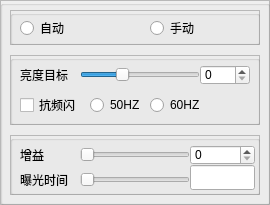
   <widget class="QFrame" name="frame_5">
    <property name="geometry">
     <rect>
      <x>830</x>
      <y>215</y>
      <width>270</width>
      <height>205</height>
     </rect>
    </property>
    <property name="frameShape">
     <enum>QFrame::StyledPanel</enum>
    </property>
    <property name="frameShadow">
     <enum>QFrame::Raised</enum>
    </property>
    <widget class="QGroupBox" name="groupBox_11">
     <property name="geometry">
      <rect>
       <x>0</x>
       <y>0</y>
       <width>270</width>
       <height>205</height>
      </rect>
     </property>
     <property name="title">
      <string/>
     </property>
     <widget class="QFrame" name="frame_exposure_mode">
      <property name="geometry">
       <rect>
        <x>10</x>
        <y>10</y>
        <width>250</width>
        <height>35</height>
       </rect>
      </property>
      <property name="frameShape">
       <enum>QFrame::StyledPanel</enum>
      </property>
      <property name="frameShadow">
       <enum>QFrame::Raised</enum>
      </property>
      <widget class="QGroupBox" name="groupBox_10">
       <property name="geometry">
        <rect>
         <x>0</x>
         <y>0</y>
         <width>250</width>
         <height>35</height>
        </rect>
       </property>
       <property name="title">
        <string/>
       </property>
       <widget class="QRadioButton" name="exposure_mode_auto">
        <property name="geometry">
         <rect>
          <x>10</x>
          <y>7</y>
          <width>109</width>
          <height>22</height>
         </rect>
        </property>
        <property name="text">
         <string>自动</string>
        </property>
       </widget>
       <widget class="QRadioButton" name="exposure_mode_manual">
        <property name="geometry">
         <rect>
          <x>140</x>
          <y>7</y>
          <width>109</width>
          <height>22</height>
         </rect>
        </property>
        <property name="text">
         <string>手动</string>
        </property>
       </widget>
      </widget>
      <zorder>groupBox_10</zorder>
      <zorder>groupBox_10</zorder>
      <zorder>groupBox_10</zorder>
     </widget>
     <widget class="QFrame" name="exposure_auto">
      <property name="geometry">
       <rect>
        <x>10</x>
        <y>55</y>
        <width>250</width>
        <height>70</height>
       </rect>
      </property>
      <property name="frameShape">
       <enum>QFrame::StyledPanel</enum>
      </property>
      <property name="frameShadow">
       <enum>QFrame::Raised</enum>
      </property>
      <widget class="QGroupBox" name="groupBox_12">
       <property name="geometry">
        <rect>
         <x>0</x>
         <y>0</y>
         <width>250</width>
         <height>70</height>
        </rect>
       </property>
       <property name="title">
        <string/>
       </property>
       <widget class="QLabel" name="label_3">
        <property name="geometry">
         <rect>
          <x>10</x>
          <y>10</y>
          <width>60</width>
          <height>20</height>
         </rect>
        </property>
        <property name="text">
         <string>亮度目标</string>
        </property>
       </widget>
       <widget class="QSlider" name="AE_horizontalSlider">
        <property name="geometry">
         <rect>
          <x>70</x>
          <y>10</y>
          <width>120</width>
          <height>20</height>
         </rect>
        </property>
        <property name="maximum">
         <number>300</number>
        </property>
        <property name="value">
         <number>99</number>
        </property>
        <property name="orientation">
         <enum>Qt::Horizontal</enum>
        </property>
       </widget>
       <widget class="QSpinBox" name="AE_spinBox">
        <property name="geometry">
         <rect>
          <x>190</x>
          <y>10</y>
          <width>50</width>
          <height>20</height>
         </rect>
        </property>
        <property name="maximum">
         <number>300</number>
        </property>
       </widget>
       <widget class="QCheckBox" name="flicker_checkBox">
        <property name="geometry">
         <rect>
          <x>10</x>
          <y>40</y>
          <width>70</width>
          <height>20</height>
         </rect>
        </property>
        <property name="text">
         <string>抗频闪</string>
        </property>
       </widget>
       <widget class="QRadioButton" name="radioButton_50HZ">
        <property name="geometry">
         <rect>
          <x>80</x>
          <y>40</y>
          <width>60</width>
          <height>20</height>
         </rect>
        </property>
        <property name="text">
         <string>50HZ</string>
        </property>
       </widget>
       <widget class="QRadioButton" name="radioButton_60HZ">
        <property name="geometry">
         <rect>
          <x>140</x>
          <y>40</y>
          <width>70</width>
          <height>20</height>
         </rect>
        </property>
        <property name="text">
         <string>60HZ</string>
        </property>
       </widget>
      </widget>
     </widget>
     <widget class="QFrame" name="exposure_manual">
      <property name="enabled">
       <bool>true</bool>
      </property>
      <property name="geometry">
       <rect>
        <x>10</x>
        <y>135</y>
        <width>250</width>
        <height>60</height>
       </rect>
      </property>
      <property name="frameShape">
       <enum>QFrame::StyledPanel</enum>
      </property>
      <property name="frameShadow">
       <enum>QFrame::Raised</enum>
      </property>
      <widget class="QGroupBox" name="groupBox_13">
       <property name="geometry">
        <rect>
         <x>0</x>
         <y>0</y>
         <width>250</width>
         <height>60</height>
        </rect>
       </property>
       <property name="title">
        <string/>
       </property>
       <widget class="QLabel" name="label_4">
        <property name="geometry">
         <rect>
          <x>10</x>
          <y>10</y>
          <width>60</width>
          <height>20</height>
         </rect>
        </property>
        <property name="text">
         <string>增益</string>
        </property>
       </widget>
       <widget class="QLabel" name="label_5">
        <property name="geometry">
         <rect>
          <x>10</x>
          <y>35</y>
          <width>60</width>
          <height>20</height>
         </rect>
        </property>
        <property name="text">
         <string>曝光时间</string>
        </property>
       </widget>
       <widget class="QSlider" name="horizontalSlider_gain">
        <property name="geometry">
         <rect>
          <x>70</x>
          <y>10</y>
          <width>110</width>
          <height>20</height>
         </rect>
        </property>
        <property name="orientation">
         <enum>Qt::Horizontal</enum>
        </property>
       </widget>
       <widget class="QSlider" name="horizontalSlider_exposure_time">
        <property name="geometry">
         <rect>
          <x>70</x>
          <y>35</y>
          <width>110</width>
          <height>20</height>
         </rect>
        </property>
        <property name="orientation">
         <enum>Qt::Horizontal</enum>
        </property>
       </widget>
       <widget class="QSpinBox" name="spinBox_gain">
        <property name="geometry">
         <rect>
          <x>180</x>
          <y>10</y>
          <width>65</width>
          <height>20</height>
         </rect>
        </property>
       </widget>
       <widget class="QLineEdit" name="lineEdit_exposure_time">
        <property name="geometry">
         <rect>
          <x>180</x>
          <y>30</y>
          <width>65</width>
          <height>25</height>
         </rect>
        </property>
       </widget>
      </widget>
     </widget>
     <zorder>frame_exposure_mode</zorder>
     <zorder>exposure_auto</zorder>
     <zorder>exposure_auto</zorder>
     <zorder>exposure_auto</zorder>
     <zorder>exposure_manual</zorder>
    </widget>
    <zorder>gvMain</zorder>
    <zorder>groupBox_11</zorder>
   </widget>
